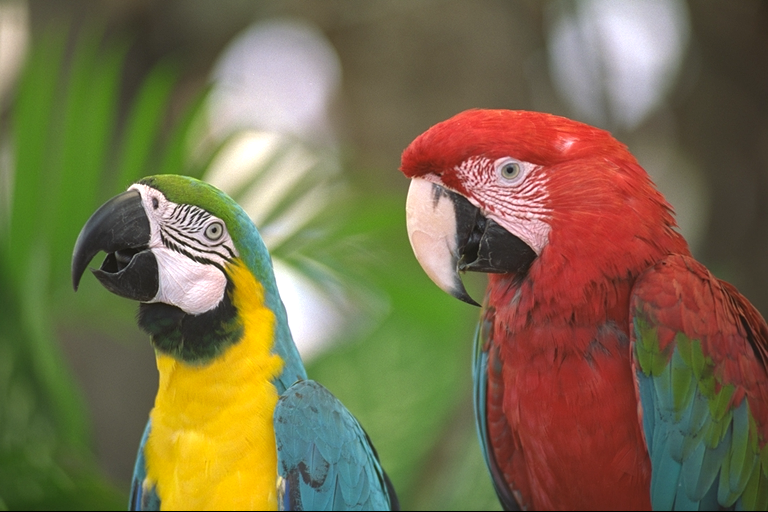
#> input picture tsks24-sig/lab4/images/image1.png, 768 x 512 px
$ python demo2.py   (older library calls are emulated)
#> lines starting #> are read from the running program, lines starting #| are printed output that depends on the picture; long printed decimals are rounded
### tsks24-sig/lab4/jpeglab.py
# JPEG lab module

import numpy as np
import sys
def rgb2ycbcr(r, g=0, b=0):
    if r.ndim == 3:
        g = r[:,:,1]
        b = r[:,:,2]
        r = r[:,:,0]
    y = 16. + (65.481*r + 128.553*g + 24.966*b)/255.
    cb = 128. + (-37.797*r - 74.203*g + 112.*b)/255.
    cr = 128. + (112.*r - 93.786*g - 18.214*b)/255.
    return (y, cb, cr)

# [198 lines left out: functions ycbcr2rgb, im2col_distinct, col2im_distinct, dct2basemx, bdct, ibdct and 6 more, not called in this run]

### tsks24-sig/lab4/demo2.py
from preamble import *

im1_bgr = cv2.imread('images/image1.png');
#> im1_bgr is the input picture: shape (512, 768, 3); mean B, G, R 75.8, 109.6, 121.7
im1 = cv2.cvtColor(im1_bgr,cv2.COLOR_BGR2RGB)
plt.figure(0), plt.imshow(im1)

im1r = im1[:,:,0]
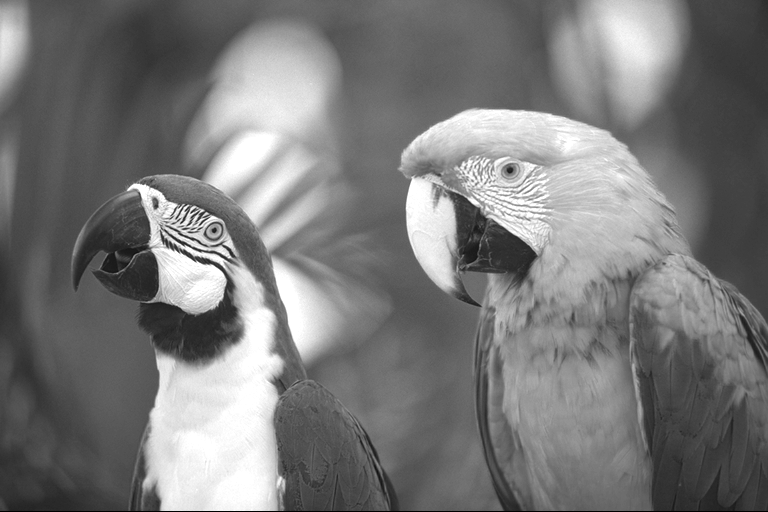
#> im1r: shape (512, 768); min 0, max 255, mean 121.7
im1g = im1[:,:,1]
im1b = im1[:,:,2]
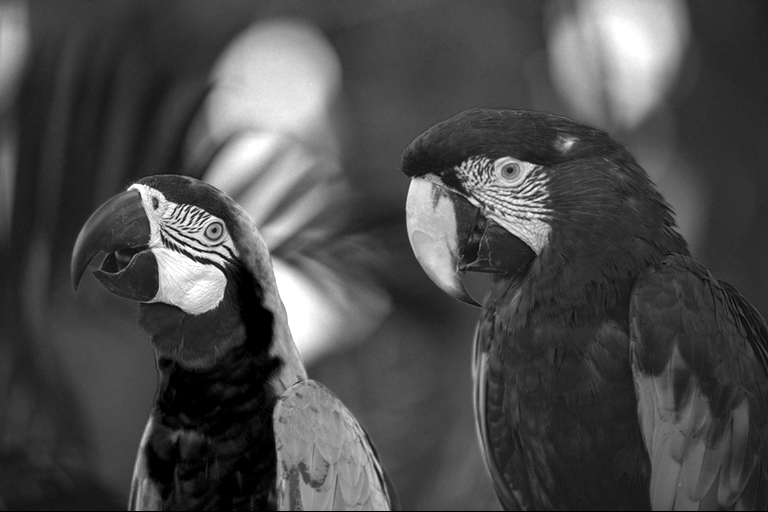
#> im1b: shape (512, 768); min 0, max 255, mean 75.8
plt.figure(1), plt.imshow(im1r,'gray'), plt.title('Red'), plt.colorbar()
plt.figure(2), plt.imshow(im1g,'gray'), plt.title('Green'), plt.colorbar()
plt.figure(3), plt.imshow(im1b,'gray'), plt.title('Blue'), plt.colorbar()


# [10 lines of commented-out code are left out]


y, cb, cr = jl.rgb2ycbcr(im1)
#> in rgb2ycbcr, `y = 16. + (65.481*r + 128.553*g + 24.966*b)/255.`:
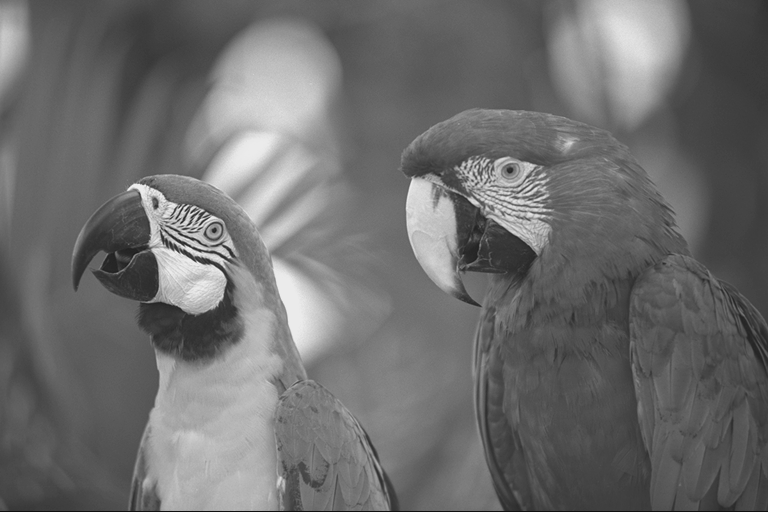
#> y: shape (512, 768) float64; min 16, max 235, mean 109.9
#> in rgb2ycbcr, `cb = 128. + (-37.797*r - 74.203*g + 112.*b)/255.`:
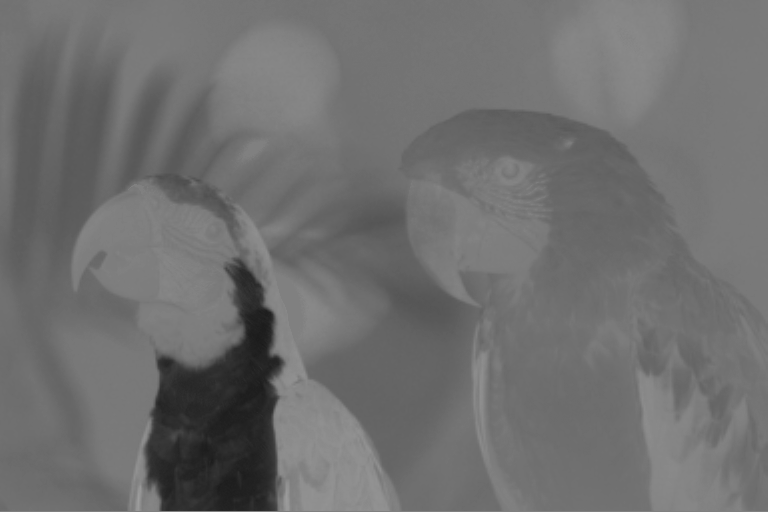
#> cb: shape (512, 768) float64; min 25.89, max 157.8, mean 111.4
#> in rgb2ycbcr, `cr = 128. + (112.*r - 93.786*g - 18.214*b)/255.`:
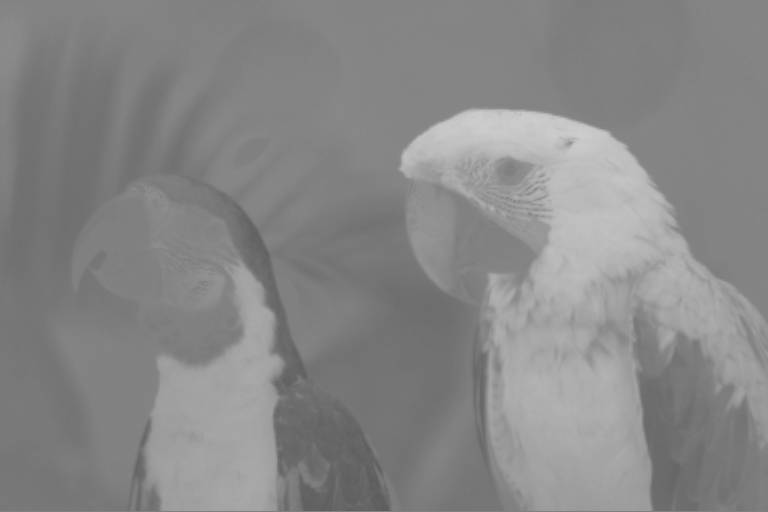
#> cr: shape (512, 768) float64; min 92.59, max 205.6, mean 135.7

plt.figure(4), plt.imshow(y, 'gray', clim=(0, 255)), plt.title('y'), plt.colorbar()
plt.figure(5), plt.imshow(cb, 'gray'), plt.title('cb'), plt.colorbar()
plt.figure(6), plt.imshow(cr, 'gray'), plt.title('cr'), plt.colorbar()
plt.show()
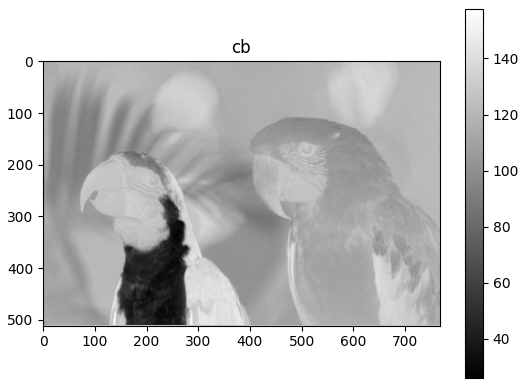
#> figure drawn by matplotlib, 2 panels
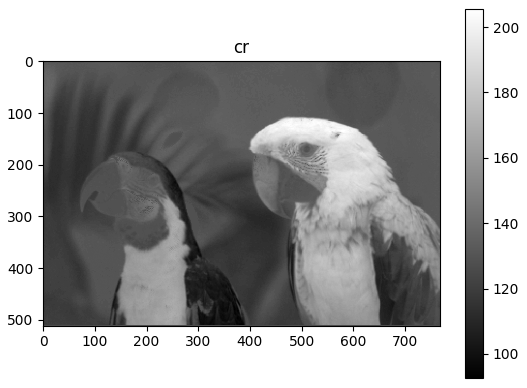
#> figure drawn by matplotlib, 2 panels

# QUESTION: 2
# We see the most amount of details in y

class Error: # Also exists in preamble
    def __init__(self, original, altered):
        self.mse = np.mean((original-altered)**2)
#> self.mse = 2358
        self.psnr = 10*np.log10(255**2/self.mse)
#> self.psnr = 14.41


print(f"psnr: {Error(y, cb).psnr}")
#| psnr: 14.405

$ run again, with tsks24-sig/lab4/images/image3.png copied over tsks24-sig/lab4/images/image1.png
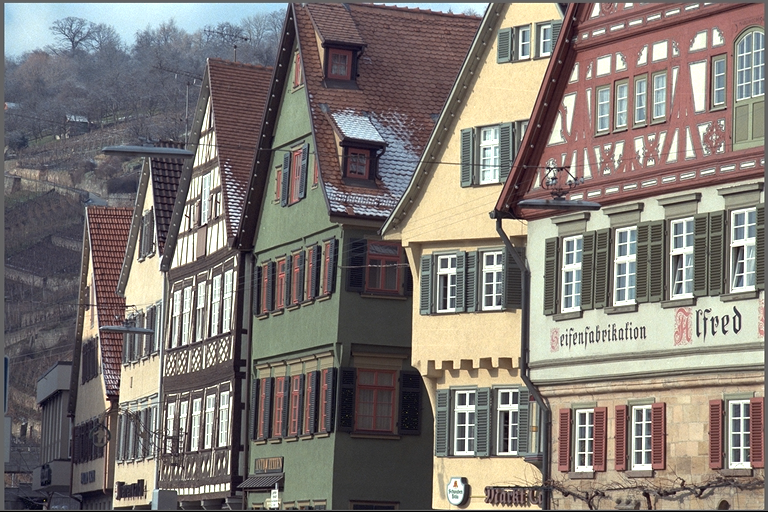
#> input picture tsks24-sig/lab4/images/image3.png, 768 x 512 px
#> im1_bgr is the input picture: shape (512, 768, 3); mean B, G, R 116, 121.1, 128
#> in rgb2ycbcr, `cr = 128. + (112.*r - 93.786*g - 18.214*b)/255.`:
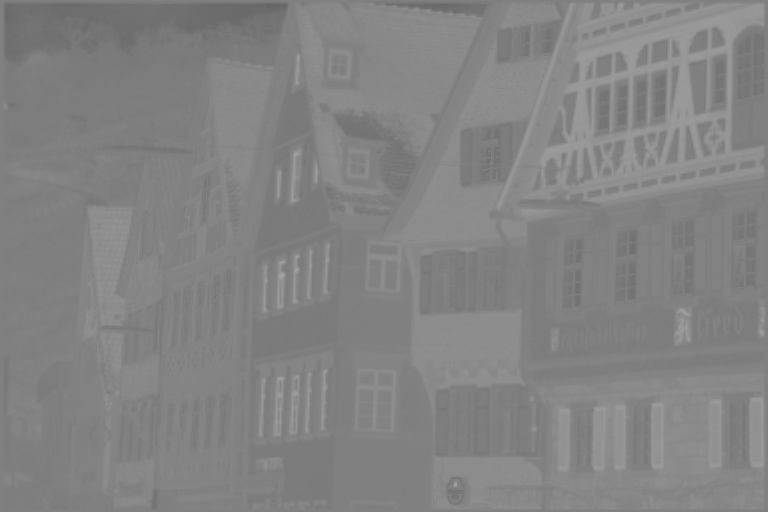
#> cr: shape (512, 768) float64; min 102, max 168, mean 131.4
#> `plt.show()`:
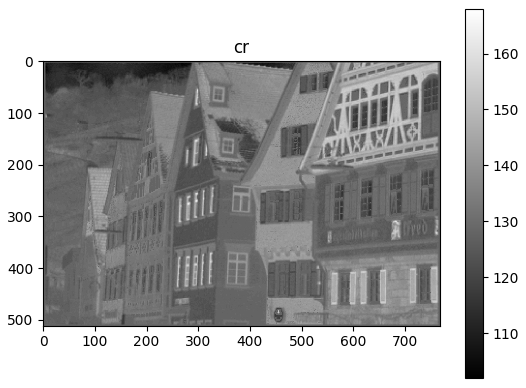
#> figure drawn by matplotlib, 2 panels
#> self.mse = 3439.6
#> self.psnr = 12.77
#| psnr: 12.766

$ run again, with tsks24-sig/lab4/images/image4.png copied over tsks24-sig/lab4/images/image1.png
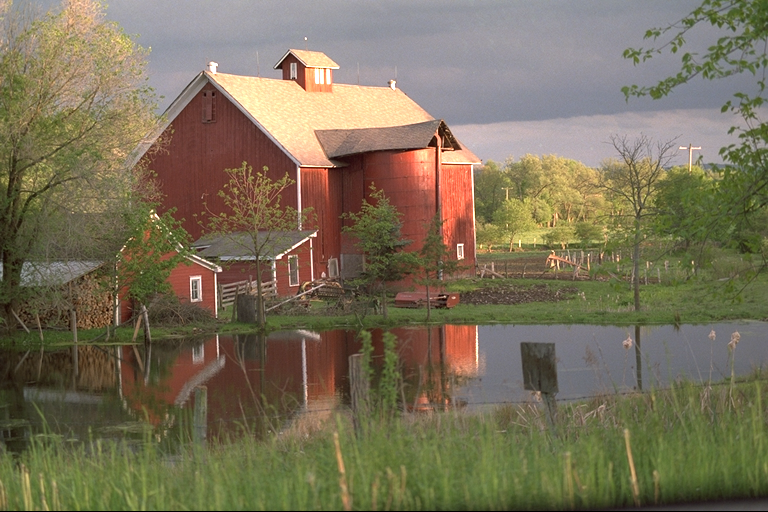
#> input picture tsks24-sig/lab4/images/image4.png, 768 x 512 px
#> im1_bgr is the input picture: shape (512, 768, 3); mean B, G, R 88.7, 112.4, 121.8
#> `plt.show()`:
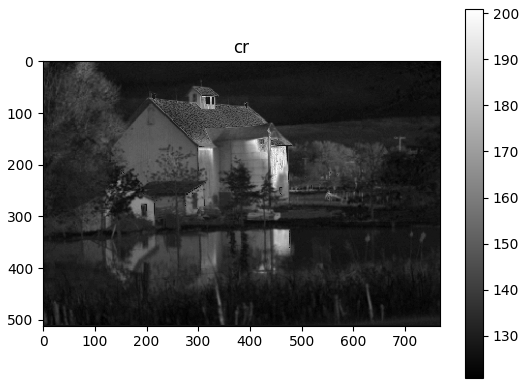
#> figure drawn by matplotlib, 2 panels
#> self.mse = 1308.2
#> self.psnr = 16.96
#| psnr: 16.964
